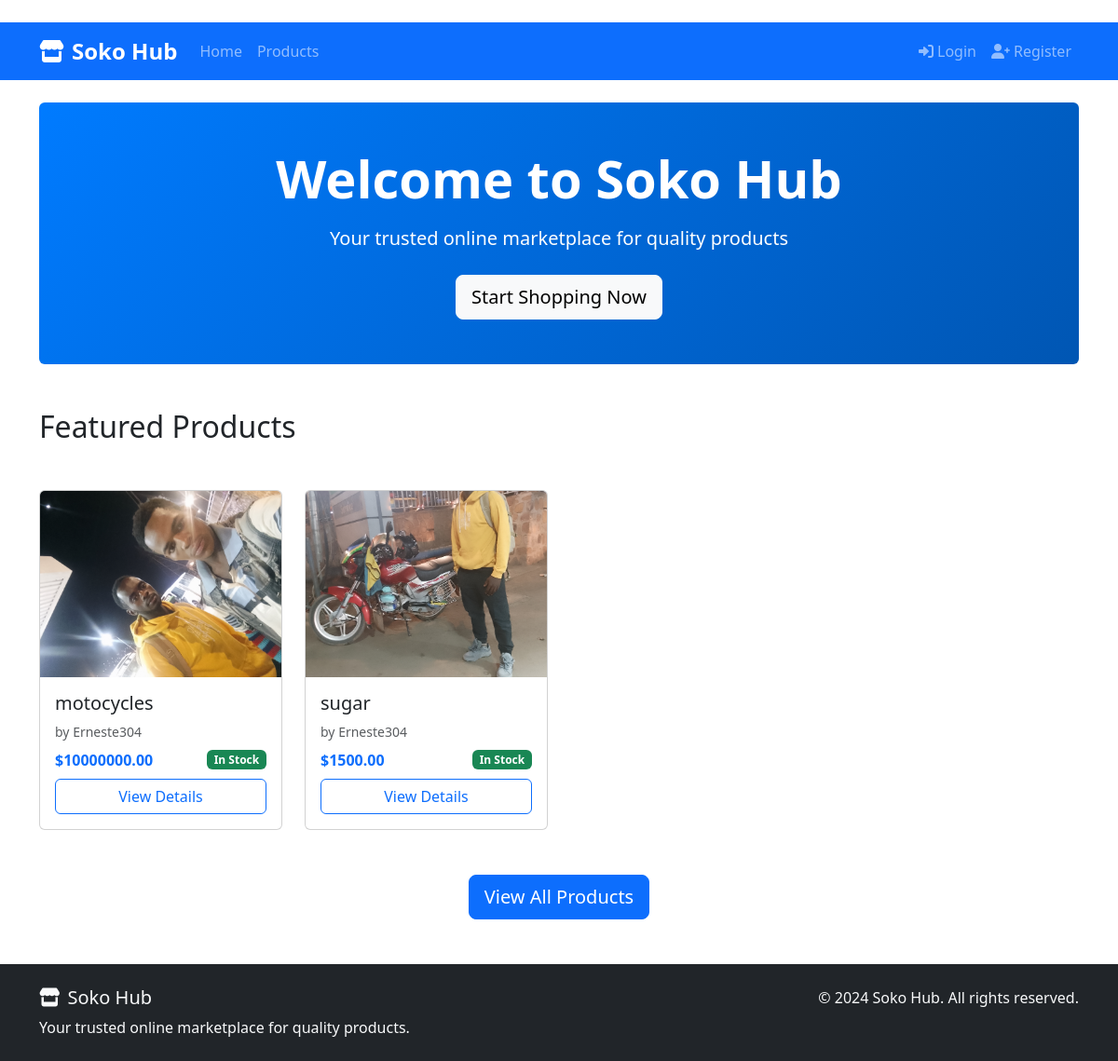
The page / on the database its author committed.
### products/models.py (models this page shows, shortened)
class Product(models.Model):
    STATUS_CHOICES = (
        ('active', 'Active'),
        ('inactive', 'Inactive'),
        ('out_of_stock', 'Out of Stock'),
    )
    uuid = models.UUIDField(default=uuid.uuid4, editable=False, unique=True)
    vendor = models.ForeignKey(
        settings.AUTH_USER_MODEL,
        on_delete=models.CASCADE,
        limit_choices_to={'user_type': 'vendor'},
        related_name='vendor_products'
    )
    name = models.CharField(max_length=255)
    description = models.TextField()
    price = models.DecimalField(
        max_digits=10,
        decimal_places=2,
        validators=[MinValueValidator(0.01)]
    )
    stock = models.PositiveIntegerField(default=0)
    image = models.ImageField(
        upload_to='products/',
        blank=True,
        null=True,
        default='products/default_product.png'
    )
    status = models.CharField(
        max_length=20,
        choices=STATUS_CHOICES,
        default='active'
    )
    created_at = models.DateTimeField(auto_now_add=True)
    updated_at = models.DateTimeField(auto_now=True)
    class Meta:
        ordering = ['-created_at']
    def is_in_stock(self):
        return self.stock > 0 and self.status == 'active'

### accounts/models.py (models this page shows, shortened)
class User(AbstractUser):
    USER_TYPE_CHOICES = (
        ('vendor', 'Vendor'),
        ('customer', 'Customer'),
    )
    user_type = models.CharField(
        max_length=20,
        choices=USER_TYPE_CHOICES,
        default='customer'
    )
    phone = models.CharField(max_length=15, blank=True)
    location = models.CharField(max_length=255, blank=True)
    class Meta:
        db_table = 'auth_user'  # This ensures we replace the default User model

### products/views.py (the view)
# urls.py: path('', views.home, name='home'),
def home(request):
    featured_products = Product.objects.filter(status='active').order_by('-created_at')[:8]
    context = {
        'featured_products': featured_products,
        'title': 'Soko Hub - Online Marketplace'
    }
    return render(request, 'products/home.html', context)

### templates/products/home.html (shortened to what this page needs)
﻿{% extends 'base.html' %}
{% block content %}
<div class="hero-section bg-primary text-white py-5 mb-5 rounded">
    <div class="container text-center">
        <h1 class="display-4 fw-bold mb-3">Welcome to Soko Hub</h1>
        <p class="lead mb-4">Your trusted online marketplace for quality products</p>
        <a href="{% url 'product_list' %}" class="btn btn-light btn-lg">
            Start Shopping Now
        </a>
    </div>
</div>
<div class="row mb-4">
    <div class="col-12">
        <h2 class="mb-4">Featured Products</h2>
    </div>
</div>
{% if featured_products %}
<div class="row">
    {% for product in featured_products %}
    <div class="col-md-3 col-sm-6 mb-4">
        <div class="card product-card h-100">
            <div class="card-img-top-container" style="height: 200px; overflow: hidden;">
                {% if product.image %}
                <img src="{{ product.image.url }}" class="card-img-top" alt="{{ product.name }}" style="height: 100%; object-fit: cover;">
                {% else %}
                <div class="bg-light d-flex align-items-center justify-content-center h-100">
                    <span class="text-muted">No Image</span>
                </div>
                {% endif %}
            </div>
            <div class="card-body d-flex flex-column">
                <h5 class="card-title">{{ product.name|truncatewords:4 }}</h5>
                <p class="card-text text-muted small mb-2">
                    by {{ product.vendor.username }}
                </p>
                <div class="mt-auto">
                    <div class="d-flex justify-content-between align-items-center mb-2">
                        <strong class="text-primary">${{ product.price }}</strong>
                        <span class="badge {% if product.is_in_stock %}bg-success{% else %}bg-danger{% endif %}">
                            {% if product.is_in_stock %}In Stock{% else %}Out of Stock{% endif %}
                        </span>
                    </div>
                    <a href="{% url 'product_detail' product.id %}" class="btn btn-outline-primary w-100">
                        View Details
                    </a>
                </div>
            </div>
        </div>
    </div>
    {% endfor %}
</div>
<div class="text-center mt-4">
    <a href="{% url 'product_list' %}" class="btn btn-primary btn-lg">
        View All Products
    </a>
</div>
{% endif %}
{% endblock %}

### templates/base.html (style rules this page uses)
.product-card { transition: transform 0.2s, box-shadow 0.2s; }
.hero-section { background: linear-gradient(135deg, #007bff 0%, #0056b3 100%); }

### rows shown on the page
Product: image (picture), name "motocycles", vendor.username "Erneste304", price "10000000.00", stock "In Stock"
Product: image (picture), name "sugar", vendor.username "Erneste304", price "1500.00", stock "In Stock"
